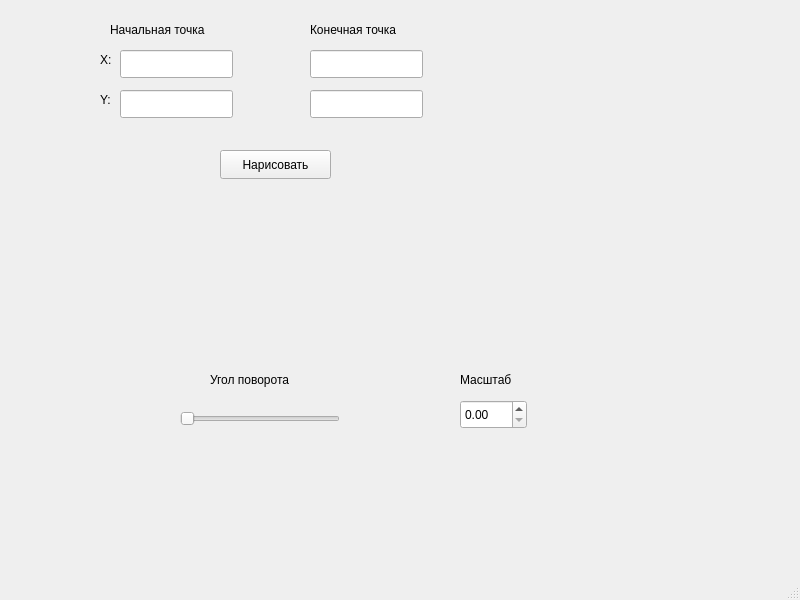
<?xml version="1.0" encoding="UTF-8"?>
<ui version="4.0">
 <class>MainWindow</class>
 <widget class="QMainWindow" name="MainWindow">
  <property name="geometry">
   <rect>
    <x>0</x>
    <y>0</y>
    <width>800</width>
    <height>600</height>
   </rect>
  </property>
  <property name="windowTitle">
   <string>MainWindow</string>
  </property>
  <widget class="QWidget" name="centralwidget">
   <widget class="QLineEdit" name="first_x_coord_edit">
    <property name="geometry">
     <rect>
      <x>120</x>
      <y>50</y>
      <width>113</width>
      <height>28</height>
     </rect>
    </property>
   </widget>
   <widget class="QLineEdit" name="first_y_coord_edit">
    <property name="geometry">
     <rect>
      <x>120</x>
      <y>90</y>
      <width>113</width>
      <height>28</height>
     </rect>
    </property>
   </widget>
   <widget class="QLineEdit" name="second_y_coord_edit">
    <property name="geometry">
     <rect>
      <x>310</x>
      <y>90</y>
      <width>113</width>
      <height>28</height>
     </rect>
    </property>
   </widget>
   <widget class="QLineEdit" name="second_x_coord_edit">
    <property name="geometry">
     <rect>
      <x>310</x>
      <y>50</y>
      <width>113</width>
      <height>28</height>
     </rect>
    </property>
   </widget>
   <widget class="QLabel" name="start_point">
    <property name="geometry">
     <rect>
      <x>110</x>
      <y>20</y>
      <width>121</width>
      <height>20</height>
     </rect>
    </property>
    <property name="text">
     <string>Начальная точка</string>
    </property>
   </widget>
   <widget class="QLabel" name="end_point">
    <property name="geometry">
     <rect>
      <x>310</x>
      <y>20</y>
      <width>121</width>
      <height>20</height>
     </rect>
    </property>
    <property name="text">
     <string>Конечная точка</string>
    </property>
   </widget>
   <widget class="QLabel" name="x_coord">
    <property name="geometry">
     <rect>
      <x>100</x>
      <y>50</y>
      <width>16</width>
      <height>20</height>
     </rect>
    </property>
    <property name="text">
     <string>X:</string>
    </property>
   </widget>
   <widget class="QLabel" name="y_coord">
    <property name="geometry">
     <rect>
      <x>100</x>
      <y>90</y>
      <width>16</width>
      <height>20</height>
     </rect>
    </property>
    <property name="text">
     <string>Y:</string>
    </property>
   </widget>
   <widget class="QPushButton" name="pushButton">
    <property name="geometry">
     <rect>
      <x>220</x>
      <y>150</y>
      <width>111</width>
      <height>29</height>
     </rect>
    </property>
    <property name="text">
     <string>Нарисовать</string>
    </property>
   </widget>
   <widget class="QSlider" name="rotateSlider">
    <property name="geometry">
     <rect>
      <x>180</x>
      <y>410</y>
      <width>160</width>
      <height>18</height>
     </rect>
    </property>
    <property name="maximum">
     <number>360</number>
    </property>
    <property name="orientation">
     <enum>Qt::Horizontal</enum>
    </property>
   </widget>
   <widget class="QLabel" name="end_point_2">
    <property name="geometry">
     <rect>
      <x>210</x>
      <y>370</y>
      <width>121</width>
      <height>20</height>
     </rect>
    </property>
    <property name="text">
     <string>Угол поворота</string>
    </property>
   </widget>
   <widget class="QLabel" name="end_point_3">
    <property name="geometry">
     <rect>
      <x>460</x>
      <y>370</y>
      <width>71</width>
      <height>20</height>
     </rect>
    </property>
    <property name="text">
     <string>Масштаб</string>
    </property>
   </widget>
   <widget class="QDoubleSpinBox" name="doubleSpinBox">
    <property name="geometry">
     <rect>
      <x>460</x>
      <y>400</y>
      <width>67</width>
      <height>29</height>
     </rect>
    </property>
   </widget>
  </widget>
  <widget class="QMenuBar" name="menubar">
   <property name="geometry">
    <rect>
     <x>0</x>
     <y>0</y>
     <width>800</width>
     <height>25</height>
    </rect>
   </property>
  </widget>
  <widget class="QStatusBar" name="statusbar"/>
 </widget>
 <resources/>
 <connections/>
</ui>
